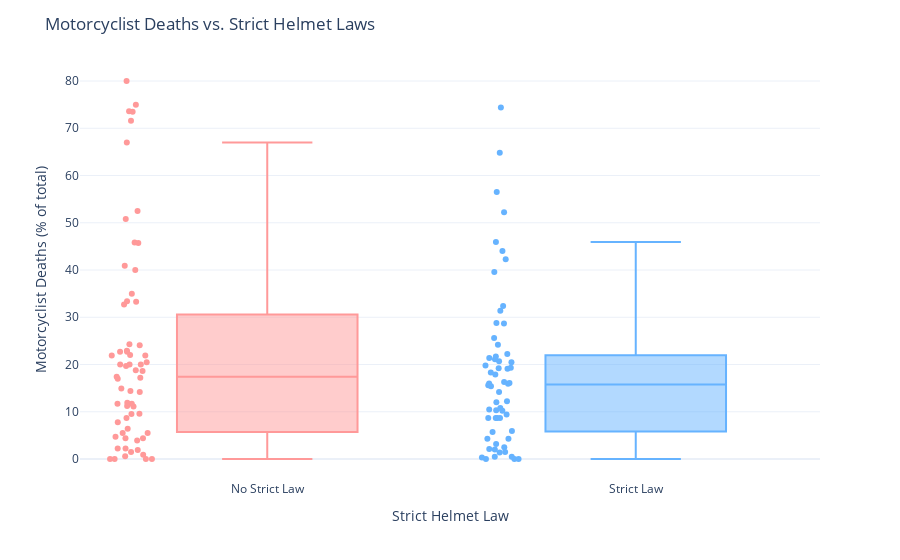

The cell this chart's notebook holds for it:
### Code cell
law_vs_deaths['Strict_Helmet_Law_Label'] = law_vs_deaths['Strict_Helmet_Law'].map({0: 'No Strict Law', 1: 'Strict Law'})

fig = px.box(
    law_vs_deaths,
    x='Strict_Helmet_Law_Label',
    y='Motorcyclist_Death_Percentage',
    color='Strict_Helmet_Law_Label',
    color_discrete_map={'No Strict Law': '#ff9999', 'Strict Law': '#66b3ff'},
    points="all",
    hover_data=['Country_Code']
)

fig.update_layout(
    title="Motorcyclist Deaths vs. Strict Helmet Laws",
    xaxis_title="Strict Helmet Law",
    yaxis_title="Motorcyclist Deaths (% of total)",
    showlegend=False,
    template="plotly_white"
)

fig.show()

### Figure 1 — Plotly figure (JSON) as saved in the notebook; plotly's stock layout.template omitted (floating-point values rounded to 4 significant figures)
{"data": [{"alignmentgroup": "True", "boxpoints": "all", "customdata": [["ALB"], ["ARE"], ["ATG"], ["AUT"], ["AZE"], ["BEL"], ["BGR"], ["BOL"], ["BRB"], ["CHE"], ["CIV"], ["COD"], ["COK"], ["COL"], ["COM"], ["CRI"], ["DEU"], ["DMA"], ["DOM"], ["EGY"], ["ERI"], ["ESP"], ["FIN"], ["FSM"], ["GTM"], ["GUY"], ["HND"], ["IDN"], ["IRL"], ["IRN"], ["ISL"], ["JOR"], ["JPN"], ["KHM"], ["KIR"], ["KOR"], ["LBY"], ["LCA"], ["LKA"], ["MDV"], ["MEX"], ["MKD"], ["MLT"], ["MNG"], ["MUS"], ["NOR"], ["OMN"], ["PAN"], ["PER"], ["PHL"], ["POL"], ["QAT"], ["ROU"], ["SYC"], ["SYR"], ["TGO"], ["TTO"], ["TUN"], ["TUR"], ["TZA"], ["UGA"], ["URY"], ["USA"]], "hovertemplate": "Strict_Helmet_Law_Label=%{x}<br>Motorcyclist_Death_Percentage=%{y}<br>Country_Code=%{customdata[0]}<extra></extra>", "legendgroup": "No Strict Law", "marker": {"color": "#ff9999"}, "name": "No Strict Law", "notched": false, "offsetgroup": "No Strict Law", "orientation": "v", "showlegend": true, "type": "box", "x": ["No Strict Law", "No Strict Law", "No Strict Law", "No Strict Law", "No Strict Law", "No Strict Law", "No Strict Law", "No Strict Law", "No Strict Law", "No Strict Law", "No Strict Law", "No Strict Law", "No Strict Law", "No Strict Law", "No Strict Law", "No Strict Law", "No Strict Law", "No Strict Law", "No Strict Law", "No Strict Law", "No Strict Law", "No Strict Law", "No Strict Law", "No Strict Law", "No Strict Law", "No Strict Law", "No Strict Law", "No Strict Law", "No Strict Law", "No Strict Law", "No Strict Law", "No Strict Law", "No Strict Law", "No Strict Law", "No Strict Law", "No Strict Law", "No Strict Law", "No Strict Law", "No Strict Law", "No Strict Law", "No Strict Law", "No Strict Law", "No Strict Law", "No Strict Law", "No Strict Law", "No Strict Law", "No Strict Law", "No Strict Law", "No Strict Law", "No Strict Law", "No Strict Law", "No Strict Law", "No Strict Law", "No Strict Law", "No Strict Law", "No Strict Law", "No Strict Law", "No Strict Law", "No Strict Law", "No Strict Law", "No Strict Law", "No Strict Law", "No Strict Law"], "x0": " ", "xaxis": "x", "y": [11.9, 5.5, 0.0, 22.0, 0.9, 14.4, 7.8, 19.7, 33.3, 22.7, 35.0, 11.7, 80.0, 52.5, 17.4, 40.0, 18.8, 0.0, 67.0, 5.5, 1.5, 21.9, 8.7, 0.0, 32.7, 21.9, 24.3, 73.6, 11.7, 24.1, 11.1, 0.0, 17.2, 73.5, 20.0, 20.5, 1.9, 20.0, 50.8, 75.0, 9.6, 9.5, 40.9, 18.6, 45.8, 17.0, 3.9, 4.4, 0.6, 4.7, 11.2, 2.2, 4.4, 20.0, 6.4, 71.6, 2.2, 22.9, 14.9, 22.7, 33.4, 45.7, 14.2], "y0": " ", "yaxis": "y"}, {"alignmentgroup": "True", "boxpoints": "all", "customdata": [["ARG"], ["ARM"], ["AUS"], ["BEN"], ["BLZ"], ["BRA"], ["BWA"], ["CAN"], ["CHL"], ["CUB"], ["CYP"], ["CZE"], ["DNK"], ["ECU"], ["EST"], ["FRA"], ["GBR"], ["GEO"], ["GHA"], ["GRC"], ["HRV"], ["HUN"], ["IND"], ["ISR"], ["ITA"], ["JAM"], ["KAZ"], ["KEN"], ["KGZ"], ["LBN"], ["LTU"], ["LUX"], ["LVA"], ["MAR"], ["MDA"], ["MLI"], ["MMR"], ["MNE"], ["MWI"], ["NLD"], ["NZL"], ["PRT"], ["PRY"], ["PSE"], ["RUS"], ["SGP"], ["SLV"], ["SRB"], ["SUR"], ["SVK"], ["SVN"], ["SWE"], ["SWZ"], ["SWZ"], ["THA"], ["TON"], ["UKR"], ["WSM"], ["ZAF"], ["ZWE"]], "hovertemplate": "Strict_Helmet_Law_Label=%{x}<br>Motorcyclist_Death_Percentage=%{y}<br>Country_Code=%{customdata[0]}<extra></extra>", "legendgroup": "Strict Law", "marker": {"color": "#66b3ff"}, "name": "Strict Law", "notched": false, "offsetgroup": "Strict Law", "orientation": "v", "showlegend": true, "type": "box", "x": ["Strict Law", "Strict Law", "Strict Law", "Strict Law", "Strict Law", "Strict Law", "Strict Law", "Strict Law", "Strict Law", "Strict Law", "Strict Law", "Strict Law", "Strict Law", "Strict Law", "Strict Law", "Strict Law", "Strict Law", "Strict Law", "Strict Law", "Strict Law", "Strict Law", "Strict Law", "Strict Law", "Strict Law", "Strict Law", "Strict Law", "Strict Law", "Strict Law", "Strict Law", "Strict Law", "Strict Law", "Strict Law", "Strict Law", "Strict Law", "Strict Law", "Strict Law", "Strict Law", "Strict Law", "Strict Law", "Strict Law", "Strict Law", "Strict Law", "Strict Law", "Strict Law", "Strict Law", "Strict Law", "Strict Law", "Strict Law", "Strict Law", "Strict Law", "Strict Law", "Strict Law", "Strict Law", "Strict Law", "Strict Law", "Strict Law", "Strict Law", "Strict Law", "Strict Law", "Strict Law"], "x0": " ", "xaxis": "x", "y": [22.2, 1.5, 19.3, 56.5, 19.8, 31.4, 0.0, 10.8, 8.7, 15.6, 21.7, 10.3, 16.1, 19.1, 1.4, 21.1, 20.5, 0.5, 17.9, 32.4, 16.0, 10.5, 39.6, 12.2, 25.6, 28.8, 4.3, 24.2, 2.1, 20.7, 5.7, 9.4, 12.0, 28.7, 4.3, 42.3, 64.8, 15.4, 3.2, 21.4, 15.9, 18.3, 52.2, 2.5, 5.9, 44.0, 14.2, 8.7, 45.9, 8.7, 19.2, 16.3, 0.5, 2.0, 74.4, 0.0, 8.7, 0.0, 0.3, 10.2], "y0": " ", "yaxis": "y"}], "layout": {"boxmode": "overlay", "legend": {"title": {"text": "Strict_Helmet_Law_Label"}, "tracegroupgap": 0}, "margin": {"t": 60}, "showlegend": false, "title": {"text": "Motorcyclist Deaths vs. Strict Helmet Laws"}, "xaxis": {"anchor": "y", "categoryarray": ["No Strict Law", "Strict Law"], "categoryorder": "array", "domain": [0, 1], "title": {"text": "Strict Helmet Law"}}, "yaxis": {"anchor": "x", "domain": [0, 1], "title": {"text": "Motorcyclist Deaths (% of total)"}}}}
